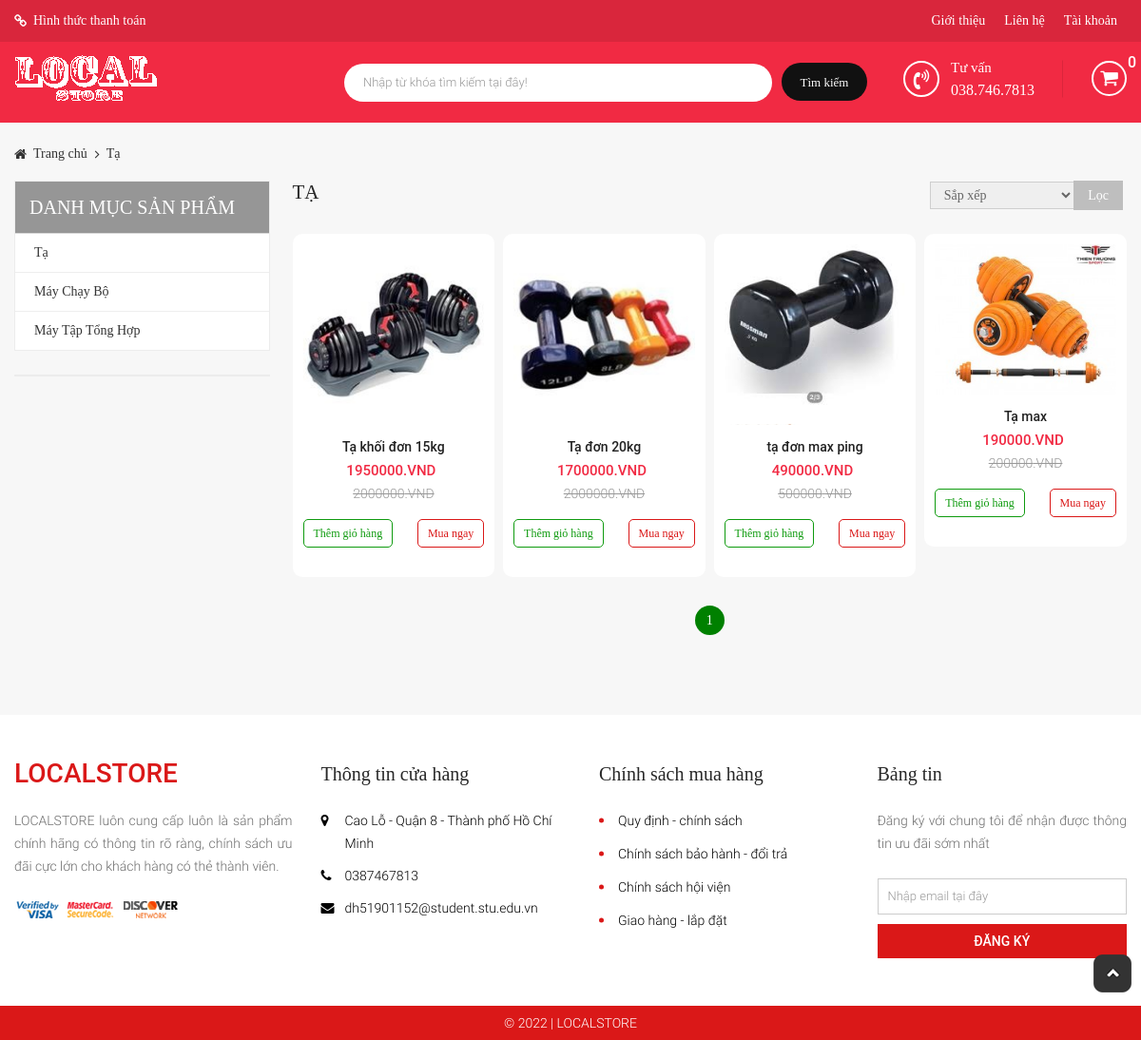
/?modules=products&controllers=index&action=show&id_cat=7, run on the app's committed database.
### tables this page shows
CREATE TABLE `tbl_category` (
  `id` int(11) NOT NULL,
  `name` varchar(255) NOT NULL,
  `code` varchar(255) NOT NULL,
  `image` varchar(255) NOT NULL,
  `description` text NOT NULL,
  `create_date` varchar(255) NOT NULL,
  `user` varchar(255) NOT NULL
);

CREATE TABLE `tbl_product` (
  `id` int(11) NOT NULL,
  `id_category` int(11) NOT NULL,
  `id_brand` int(11) NOT NULL,
  `name` varchar(255) NOT NULL,
  `code` varchar(255) NOT NULL,
  `price` float NOT NULL,
  `promotional_price` float NOT NULL,
  `quantity` int(11) NOT NULL,
  `status` enum('còn hàng','hết hàng','hàng sắp về') NOT NULL,
  `description` text NOT NULL,
  `user` varchar(255) NOT NULL,
  `create_date` varchar(255) NOT NULL,
  `image` varchar(255) NOT NULL
);

### modules/products/controllers/indexController.php (called while the page is built, shortened)
<?php
function showAction(){
	$id_cat = $_GET['id_cat'];
	$name = getNameCatById($id_cat);
	$data_tmp = getAllByIDCat($id_cat);
	$id =$id_cat;
	if(!empty($_GET['page'])){
		$page = $_GET['page'];
	}else{
		$page =1;
	}
	$numProduct = count($data_tmp);
	$productOnPage = 5;
	$num = ceil($numProduct/$productOnPage);
	$start = ($page - 1) * $productOnPage;
	$res =[];
	for ($i=$start; $i < $start+$productOnPage; $i++) {
		if(isset($data_tmp[$i]))
        $res[] = $data_tmp[$i];
	};
	$data = [$name, $res, $num, $id,$page];
	load_view('show',$data);
}

### libraries/database.php (called while the page is built, shortened)
<?php
function db_query($query_string) {
    global $conn;
    $result = mysqli_query($conn, $query_string);
    return $result;
}
function db_fetch_row($query_string) {
    $mysqli_result = db_query($query_string);
    $result = mysqli_fetch_assoc($mysqli_result);
    return $result;
}
function db_fetch_array($query_string) {
    $result = array();
    $mysqli_result = db_query($query_string);
    while ($row = mysqli_fetch_assoc($mysqli_result)) {
        $result[] = $row;
    }
    return $result;
}

### modules/products/models/indexModel.php (called while the page is built, shortened)
<?php
function getAllByIDCat($id){
	return db_fetch_array("SELECT * FROM `tbl_product` WHERE `id_category`='$id'");
}
function getNameCatById($id){
	return db_fetch_row("SELECT `name` FROM `tbl_category` WHERE `id`='$id'");
}
 ?>

### core/router.php (called while the page is built, shortened)
<?php
$action_name = get_action().'Action';
call_function(array('construct', $action_name));

### core/appload.php (called while the page is built, shortened)
<?php
require CONFIGPATH . DIRECTORY_SEPARATOR . 'database.php';
require LIBPATH . DIRECTORY_SEPARATOR . 'database.php';
require COREPATH . DIRECTORY_SEPARATOR . 'base.php';
require COREPATH . DIRECTORY_SEPARATOR . 'router.php';

### index.php (called while the page is built, shortened)
<?php
require COREPATH.DIRECTORY_SEPARATOR.'appload.php';

### modules/products/views/showView.php (the view, shortened to what this page needs)
<?php get_header(); ?>
<div id="main-content-wp" class="clearfix category-product-page">
    <div class="wp-inner">
        <div class="secion" id="breadcrumb-wp">
            <div class="secion-detail">
                <ul class="list-item clearfix">
                    <li>
                        <a href="?modules=home" title="">Trang chủ</a>
                    </li>
                    <li>
                        <a href="" title=""><?php echo($data['0']['name']) ; ?></a>
                    </li>
                </ul>
            </div>
        </div>
        <div class="main-content fl-right">
            <div class="section" id="list-product-wp">
                <div class="section-head clearfix">
                    <h3 class="section-title fl-left"><?php echo($data['0']['name']) ; ?></h3>
                    <div class="filter-wp fl-right">
                        <div class="form-filter">
                            <form method="POST" action="">
                                <select name="select">
                                    <option value="0">Sắp xếp</option>
                                </select>
                                <button type="submit">Lọc</button>
                            </form>
                        </div>
                    </div>
                </div>
                <div class="section-detail">
                    <ul class="list-item clearfix">
                        <?php foreach ($data['1'] as $key => $value) {?>
                        <li>
                            <a href="?modules=products&controllers=index&action=detail&id=<?php echo $value['id']; ?>" title="" class="thumb">
                                <img src="<?php echo $value['image']; ?>">
                            </a>
                            <a href="?modules=products&controllers=index&action=detail&id=<?php echo $value['id']; ?>" title="" class="product-name"><?php echo $value['name']; ?></a>
                            <div class="price">
                                <span style="display: block;" class="new"><?php echo $value['promotional_price'].'.VND'; ?></span>
                                <span style="display: block;" class="old"><?php echo $value['price'].'.VND'; ?></span>
                            </div>
                            <div class="action clearfix">
                                <a href="<?php $id = $value['id']; if(!empty($_SESSION['id_customer'])) $urlll ="?modules=carts&controllers=index&action=add&id=$id" ;else $urlll ="?modules=users&controllers=index&action=index&report=1" ;echo $urlll;?> " title="" class="add-cart fl-left">Thêm giỏ hàng</a>
                                <a href="<?php $id = $value['id']; if(!empty($_SESSION['id_customer'])) $urlll ="?modules=carts&controllers=index&action=addByNow&id=$id"; else $urlll ="?modules=users&controllers=index&action=index&report=1" ;echo $urlll;?> " title="" class="buy-now fl-right">Mua ngay</a>
                            </div>
                        </li>
                        <?php }; ?>
                    </ul>
                </div>
            </div>
            <div class="section" id="paging-wp">
                <div class="section-detail">
                    <ul class="list-item clearfix">
                        <?php for ($i=1; $i <= $data['2'] ; $i++) { ?>
                        <li>
                            <a <?php if($i == $data['4']) echo 'style="background-color: green;"';  ?>  href="?modules=products&controllers=index&action=show&id_cat=<?php echo($data['3']) ; ?>&page=<?php echo $i; ?>" title=""><?php echo $i; ?></a>
                        </li>
                        <?php }; ?>
                    </ul>
                </div>
            </div>
        </div>
<?php get_sidebar('sidebar02'); ?>
    </div>
</div>
<?php get_footer(); ?>

### core/base.php (shortened to what this page needs)
<?php
function get_module() {
    global $config;
    $module = isset($_GET['modules']) ? $_GET['modules'] : $config['default_module'];
    return $module;
}
function call_function($list_function = array()) {
    if (is_array($list_function)) {
        foreach ($list_function as $f) {
            if (function_exists($f())) {
                $f();
            }
        }
    }
}
function load_view($name, $data_send = array()) {
    $data = $data_send;
    $path = MODULESPATH . DIRECTORY_SEPARATOR . get_module() . DIRECTORY_SEPARATOR . 'views' . DIRECTORY_SEPARATOR . $name . 'View.php';
    if (file_exists($path)) {
        require $path;
    } else {
        echo "Không tìm thấy {$path}";
    }
}
function get_header($name = '') {
    if (empty($name)) {
        $name = 'header';
    } else {
        $name = "header-{$name}";
    }
    $path = LAYOUTPATH . DIRECTORY_SEPARATOR . $name . '.php';
    if (file_exists($path)) {
        require $path;
    } else {
        echo "Không tìm thấy {$path}";
    }
}
function get_footer($name = '') {
    if (empty($name)) {
        $name = 'footer';
    } else {
        $name = "footer-{$name}";
    }
    $path = LAYOUTPATH . DIRECTORY_SEPARATOR . $name . '.php';
    if (file_exists($path)) {
        require $path;
    } else {
        echo "Không tìm thấy {$path}";
    }
}
function get_sidebar($name = '') {
    if (empty($name)) {
        $name = 'sidebar';
    } else {
        $name = "{$name}";
    }
    $path = LAYOUTPATH . DIRECTORY_SEPARATOR . $name . '.php';
    if (file_exists($path)) {
        require $path;
    } else {
        echo "Không tìm thấy {$path}";
    }
}
?>

### layout/header.php (shortened to what this page needs)
<!DOCTYPE html>
<html>
    <head>
        <link href="public/css/bootstrap/bootstrap-theme.min.css" rel="stylesheet" type="text/css"/>
        <link href="public/css/bootstrap/bootstrap.min.css" rel="stylesheet" type="text/css"/>
        <link href="public/reset.css" rel="stylesheet" type="text/css"/>
        <link href="public/css/carousel/owl.carousel.css" rel="stylesheet" type="text/css"/>
        <link href="public/css/carousel/owl.theme.css" rel="stylesheet" type="text/css"/>
        <link href="public/css/font-awesome/css/font-awesome.min.css" rel="stylesheet" type="text/css"/>
        <link href="public/style.css" rel="stylesheet" type="text/css"/>
        <link href="public/responsive.css" rel="stylesheet" type="text/css"/>
    </head>
    <body>
        <div id="site">
            <div id="container">
                <div id="header-wp">
                    <div id="head-top" class="clearfix">
                        <div class="wp-inner">
                            <a href="" title="" id="payment-link" class="fl-left">Hình thức thanh toán</a>
                            <div id="main-menu-wp" class="fl-right">
                                <ul id="main-menu" class="clearfix">
                                    <li>
                                        <a href="#" title="">Giới thiệu</a>
                                    </li>
                                    <li>
                                        <a href="?modules=contacts&action=contact" title="">Liên hệ</a>
                                    </li>
                                    <li>
                                        <a href="?modules=users&action=index" title=""><?php if(!empty($_SESSION['fullname'])) echo $_SESSION['fullname'];else echo "Tài khoản"; ?></a>
                                    </li>
                                </ul>
                            </div>
                        </div>
                    </div>
                    <div id="head-body" class="clearfix">
                        <div class="wp-inner">
                            <a href="?modules=home" title="" id="logo" class="fl-left"><img src="public/images/logoaha.png"/></a>
                            <div id="search-wp" class="fl-left">
                                <form method="post" action="?modules=search&controllers=index&action=search">
                                    <input type="text" name="key_word" id="s" placeholder="Nhập từ khóa tìm kiếm tại đây!">
                                    <input type="submit" id="sm-s" name="btn_submit" value="Tìm kiếm">
                                </form>
                            </div>
                            <div id="action-wp" class="fl-right">
                                <div id="advisory-wp" class="fl-left">
                                    <span class="title">Tư vấn</span>
                                    <span class="phone">038.746.7813</span>
                                </div>
                                <div id="cart-wp" class="fl-right">
                                    <div id="btn-cart">
                                        <i class="fa fa-shopping-cart" aria-hidden="true"></i>
                                        <span id="num"><?php if(isset($_SESSION['cart']['buy'])&&!empty($_SESSION['id_customer'])) echo $_SESSION['cart']['info']['num_oder'];else echo '0'; ?></span>
                                    </div>
                                </div>
                            </div>
                        </div>
                    </div>
                </div>

### layout/sidebar02.php (shortened to what this page needs)
<div class="sidebar fl-left">
    <div class="section" id="category-product-wp">
        <div class="section-head">
            <h3 class="section-title">Danh mục sản phẩm</h3>
        </div>
        <div class="secion-detail">
             <ul class="list-item">
                <li>
                    <a href="?modules=products&controllers=index&action=show&id_cat=7" title="">Tạ</a>
                </li>
                <li>
                    <a href="?modules=products&controllers=index&action=show&id_cat=8" title="">Máy Chạy Bộ</a>
                </li>
                <li>
                    <a href="?modules=products&controllers=index&action=show&id_cat=9" title="">Máy Tập Tổng Hợp</a>
                </li>
            </ul>
        </div>
    </div>
    <div class="section" id="banner-wp">
    </div>
</div>

### layout/footer.php (shortened to what this page needs)
<div id="footer-wp">
    <div id="foot-body">
        <div class="wp-inner clearfix">
            <div class="block" id="info-company">
                <h3 class="title">LOCALSTORE</h3>
                <p class="desc">LOCALSTORE luôn cung cấp luôn là sản phẩm chính hãng có thông tin rõ ràng, chính sách ưu đãi cực lớn cho khách hàng có thẻ thành viên.</p>
                <div id="payment">
                    <div class="thumb">
                        <img src="public/images/img-foot.png" alt="">
                    </div>
                </div>
            </div>
            <div class="block menu-ft" id="info-shop">
                <h3 class="title">Thông tin cửa hàng</h3>
                <ul class="list-item">
                    <li>
                        <p>Cao Lỗ - Quận 8 - Thành phố Hồ Chí Minh</p>
                    </li>
                    <li>
                        <p>0387467813</p>
                    </li>
                    <li>
                        <p>dh51901152@student.stu.edu.vn</p>
                    </li>
                </ul>
            </div>
            <div class="block menu-ft policy" id="info-shop">
                <h3 class="title">Chính sách mua hàng</h3>
                <ul class="list-item">
                    <li>
                        <a href="" title="">Quy định - chính sách</a>
                    </li>
                    <li>
                        <a href="" title="">Chính sách bảo hành - đổi trả</a>
                    </li>
                    <li>
                        <a href="" title="">Chính sách hội viện</a>
                    </li>
                    <li>
                        <a href="" title="">Giao hàng - lắp đặt</a>
                    </li>
                </ul>
            </div>
            <div class="block" id="newfeed">
                <h3 class="title">Bảng tin</h3>
                <p class="desc">Đăng ký với chung tôi để nhận được thông tin ưu đãi sớm nhất</p>
                <div id="form-reg">
                    <form method="POST" action="">
                        <input type="email" name="email" id="email" placeholder="Nhập email tại đây">
                        <button type="submit" id="sm-reg">Đăng ký</button>
                    </form>
                </div>
            </div>
        </div>
    </div>
    <div id="foot-bot">
        <div class="wp-inner">
            <p id="copyright">© 2022 | LOCALSTORE</p>
        </div>
    </div>
</div>
</div>
<div id="btn-top"><img src="public/images/icon-to-top.png" alt=""/></div>
</body>
</html>

### data on the page
tbl_category: name "Tạ", name "TẠ"
tbl_product: image (picture), name "Tạ khối đơn 15kg", promotional_price "1950000", price "2000000"
tbl_product: image (picture), name "Tạ đơn 20kg", promotional_price "1700000", price "2000000"
tbl_product: image (picture), name "tạ đơn max ping", promotional_price "490000", price "500000"
tbl_product: image (picture), name "Tạ max", promotional_price "190000", price "200000"
